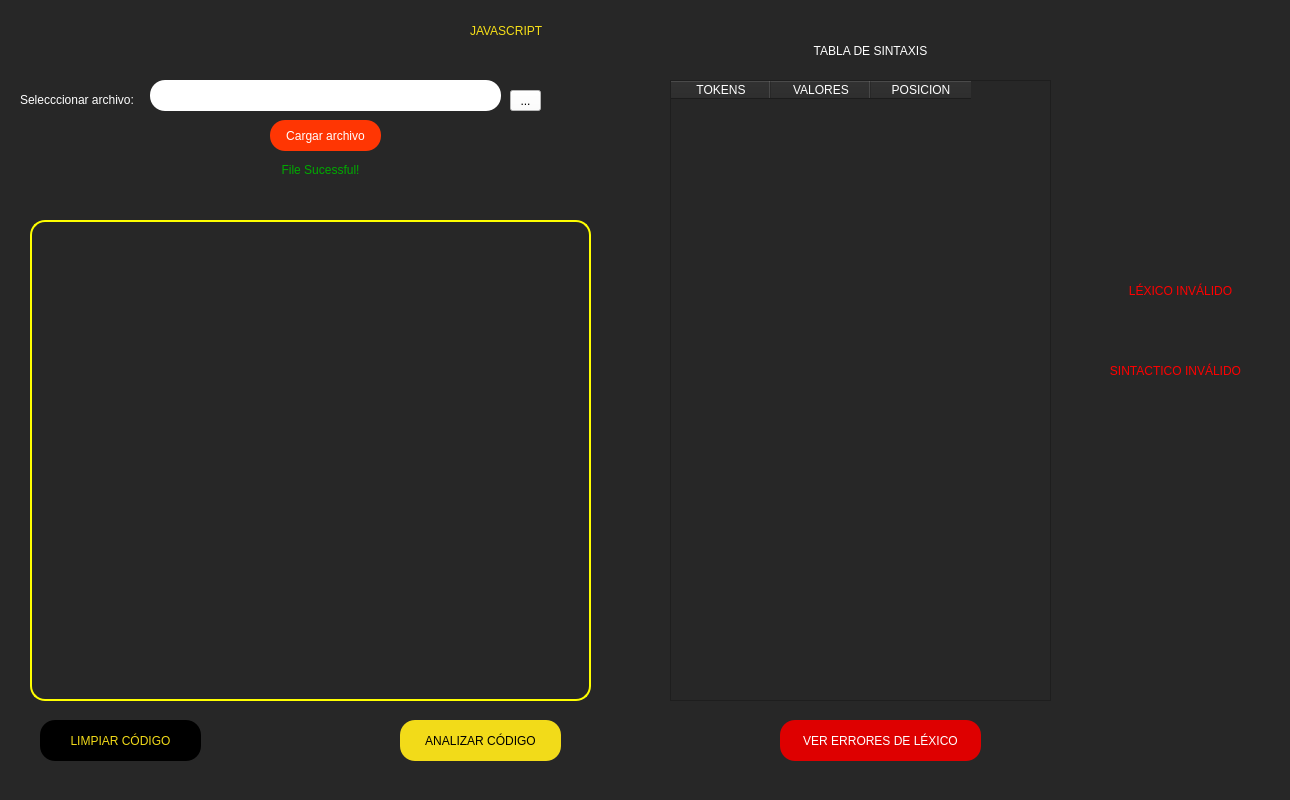
<?xml version="1.0" encoding="UTF-8"?>
<ui version="4.0">
 <class>MainWindow</class>
 <widget class="QMainWindow" name="MainWindow">
  <property name="geometry">
   <rect>
    <x>0</x>
    <y>0</y>
    <width>1290</width>
    <height>800</height>
   </rect>
  </property>
  <property name="windowTitle">
   <string>MainWindow</string>
  </property>
  <property name="styleSheet">
   <string notr="true">background-color: rgb(39, 39, 39);</string>
  </property>
  <widget class="QWidget" name="centralwidget">
   <property name="styleSheet">
    <string notr="true"/>
   </property>
   <widget class="QTextEdit" name="textEdit_Campo">
    <property name="geometry">
     <rect>
      <x>30</x>
      <y>220</y>
      <width>561</width>
      <height>481</height>
     </rect>
    </property>
    <property name="styleSheet">
     <string notr="true">border: 2px solid;
color: rgb(255, 255, 255);
border-radius: 15px;
border-color: rgb(255, 255, 0);</string>
    </property>
   </widget>
   <widget class="QPushButton" name="pushButton_analizarCodigo">
    <property name="geometry">
     <rect>
      <x>400</x>
      <y>720</y>
      <width>161</width>
      <height>41</height>
     </rect>
    </property>
    <property name="styleSheet">
     <string notr="true">background-color: rgb(242, 219, 25);
color: rgb(0, 0, 0);
border-radius: 15px;
font: 63 8pt &quot;Segoe UI Semibold&quot;;</string>
    </property>
    <property name="text">
     <string>ANALIZAR CÓDIGO</string>
    </property>
   </widget>
   <widget class="QToolButton" name="pushButton_buscarArchivo">
    <property name="geometry">
     <rect>
      <x>510</x>
      <y>90</y>
      <width>31</width>
      <height>21</height>
     </rect>
    </property>
    <property name="styleSheet">
     <string notr="true">background-color: rgb(255, 255, 255);</string>
    </property>
    <property name="text">
     <string>...</string>
    </property>
   </widget>
   <widget class="QLabel" name="label">
    <property name="geometry">
     <rect>
      <x>20</x>
      <y>90</y>
      <width>121</width>
      <height>20</height>
     </rect>
    </property>
    <property name="styleSheet">
     <string notr="true">color: rgb(255, 255, 255);
font: 63 8pt &quot;Segoe UI Semibold&quot;;</string>
    </property>
    <property name="text">
     <string>Selecccionar archivo:</string>
    </property>
   </widget>
   <widget class="QPushButton" name="pushButton_cargarArchivo">
    <property name="geometry">
     <rect>
      <x>270</x>
      <y>120</y>
      <width>111</width>
      <height>31</height>
     </rect>
    </property>
    <property name="styleSheet">
     <string notr="true">background-color: rgb(255, 54, 3);
color: rgb(255, 255, 255);
border-radius: 15px;
font: 63 8pt &quot;Segoe UI Semibold&quot;;</string>
    </property>
    <property name="text">
     <string>Cargar archivo</string>
    </property>
   </widget>
   <widget class="QLineEdit" name="textField_selected_file">
    <property name="geometry">
     <rect>
      <x>150</x>
      <y>80</y>
      <width>351</width>
      <height>31</height>
     </rect>
    </property>
    <property name="accessibleDescription">
     <string/>
    </property>
    <property name="styleSheet">
     <string notr="true">background-color: rgb(255, 255, 255);
border-radius: 15px;</string>
    </property>
    <property name="inputMask">
     <string/>
    </property>
    <property name="text">
     <string/>
    </property>
    <property name="placeholderText">
     <string/>
    </property>
   </widget>
   <widget class="QLabel" name="label_alert">
    <property name="geometry">
     <rect>
      <x>280</x>
      <y>160</y>
      <width>81</width>
      <height>16</height>
     </rect>
    </property>
    <property name="styleSheet">
     <string notr="true">color: rgb(255, 0, 0);</string>
    </property>
    <property name="text">
     <string>Import a file!</string>
    </property>
   </widget>
   <widget class="QLabel" name="label_file_sucessful">
    <property name="geometry">
     <rect>
      <x>270</x>
      <y>160</y>
      <width>101</width>
      <height>20</height>
     </rect>
    </property>
    <property name="styleSheet">
     <string notr="true">color: rgb(0, 170, 0);</string>
    </property>
    <property name="text">
     <string>File Sucessful!</string>
    </property>
    <property name="alignment">
     <set>Qt::AlignCenter</set>
    </property>
   </widget>
   <widget class="QPushButton" name="pushButton_limpiarCodigo">
    <property name="geometry">
     <rect>
      <x>40</x>
      <y>720</y>
      <width>161</width>
      <height>41</height>
     </rect>
    </property>
    <property name="styleSheet">
     <string notr="true">background-color: rgb(0, 0, 0);
color: rgb(242, 219, 25);
border-radius: 15px;
font: 63 8pt &quot;Segoe UI Semibold&quot;;</string>
    </property>
    <property name="text">
     <string>LIMPIAR CÓDIGO</string>
    </property>
   </widget>
   <widget class="QTableWidget" name="tabla_tokens">
    <property name="geometry">
     <rect>
      <x>670</x>
      <y>80</y>
      <width>381</width>
      <height>621</height>
     </rect>
    </property>
    <property name="styleSheet">
     <string notr="true">
color: rgb(255, 255, 255);</string>
    </property>
    <column>
     <property name="text">
      <string>TOKENS</string>
     </property>
    </column>
    <column>
     <property name="text">
      <string>VALORES</string>
     </property>
    </column>
    <column>
     <property name="text">
      <string>POSICION</string>
     </property>
    </column>
   </widget>
   <widget class="QLabel" name="label_2">
    <property name="geometry">
     <rect>
      <x>470</x>
      <y>10</y>
      <width>231</width>
      <height>41</height>
     </rect>
    </property>
    <property name="styleSheet">
     <string notr="true">font: 81 20pt &quot;Rockwell Extra Bold&quot;;
color: rgb(247, 224, 24);</string>
    </property>
    <property name="text">
     <string>JAVASCRIPT</string>
    </property>
   </widget>
   <widget class="QPushButton" name="pushButton_erroresLexico">
    <property name="geometry">
     <rect>
      <x>780</x>
      <y>720</y>
      <width>201</width>
      <height>41</height>
     </rect>
    </property>
    <property name="styleSheet">
     <string notr="true">background-color: rgb(222, 0, 0);
color: rgb(255, 255, 255);
border-radius: 15px;
font: 63 8pt &quot;Segoe UI Semibold&quot;;</string>
    </property>
    <property name="text">
     <string>VER ERRORES DE LÉXICO</string>
    </property>
   </widget>
   <widget class="QLabel" name="label_lexicoValido">
    <property name="geometry">
     <rect>
      <x>1070</x>
      <y>280</y>
      <width>201</width>
      <height>21</height>
     </rect>
    </property>
    <property name="styleSheet">
     <string notr="true">color: rgb(0, 170, 0);
font: 63 12pt &quot;Segoe UI Semibold&quot;;</string>
    </property>
    <property name="text">
     <string>LÉXICO VÁLIDO</string>
    </property>
    <property name="alignment">
     <set>Qt::AlignCenter</set>
    </property>
   </widget>
   <widget class="QLabel" name="label_sintaticoValido">
    <property name="geometry">
     <rect>
      <x>1070</x>
      <y>360</y>
      <width>201</width>
      <height>21</height>
     </rect>
    </property>
    <property name="styleSheet">
     <string notr="true">color: rgb(0, 170, 0);
font: 63 12pt &quot;Segoe UI Semibold&quot;;</string>
    </property>
    <property name="text">
     <string>SINTACTICO VÁLIDO</string>
    </property>
    <property name="alignment">
     <set>Qt::AlignCenter</set>
    </property>
   </widget>
   <widget class="QLabel" name="label_tablaSintaxis">
    <property name="geometry">
     <rect>
      <x>770</x>
      <y>40</y>
      <width>201</width>
      <height>21</height>
     </rect>
    </property>
    <property name="styleSheet">
     <string notr="true">color: rgb(255, 255, 255);
font: 63 12pt &quot;Segoe UI Semibold&quot;;</string>
    </property>
    <property name="text">
     <string>TABLA DE SINTAXIS</string>
    </property>
    <property name="alignment">
     <set>Qt::AlignCenter</set>
    </property>
   </widget>
   <widget class="QLabel" name="label_lexicoInvalido">
    <property name="geometry">
     <rect>
      <x>1080</x>
      <y>280</y>
      <width>201</width>
      <height>21</height>
     </rect>
    </property>
    <property name="styleSheet">
     <string notr="true">color: rgb(255, 0, 0);
font: 63 12pt &quot;Segoe UI Semibold&quot;;</string>
    </property>
    <property name="text">
     <string>LÉXICO INVÁLIDO</string>
    </property>
    <property name="alignment">
     <set>Qt::AlignCenter</set>
    </property>
   </widget>
   <widget class="QLabel" name="label_sintaticoInvalido">
    <property name="geometry">
     <rect>
      <x>1070</x>
      <y>360</y>
      <width>211</width>
      <height>21</height>
     </rect>
    </property>
    <property name="styleSheet">
     <string notr="true">color: rgb(255, 0, 0);
font: 63 12pt &quot;Segoe UI Semibold&quot;;</string>
    </property>
    <property name="text">
     <string>SINTACTICO INVÁLIDO</string>
    </property>
    <property name="alignment">
     <set>Qt::AlignCenter</set>
    </property>
   </widget>
  </widget>
 </widget>
 <resources/>
 <connections/>
</ui>
